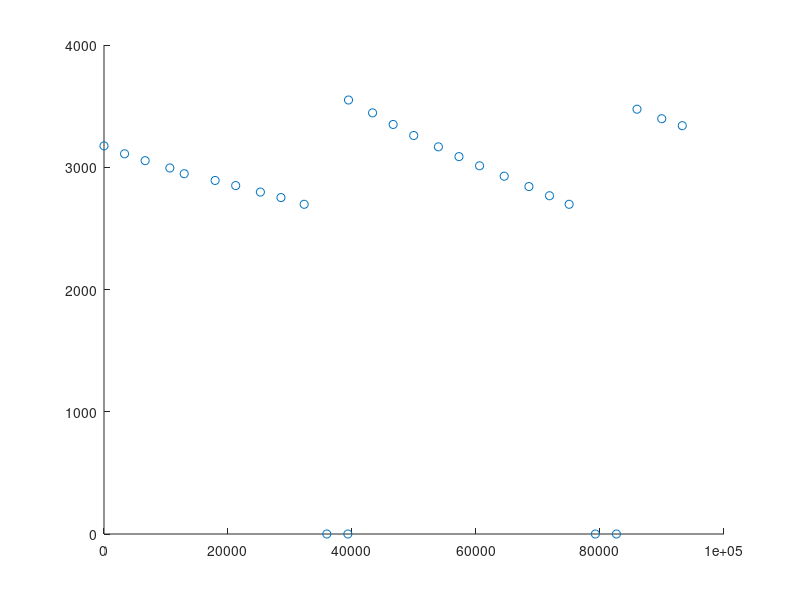

MATLAB code to generate this figure: (Note: this script raises an error after producing the figure.)
Time = [0, 3316, 6635, 10619, 12937, 17921, 21240, 25223, 28543, 32284, 35932, 39332, 39435, 43318, 46636, 49953, 53936, 57254, 60574, 64554, 68535, 71854, 75021, 79254, 82649, 85968, 89953, 93270];
Level = [3175, 3110, 3054, 2994, 2947, 2892, 2850, 2797, 2752, 2697, 0, 0, 3550, 3445, 3350, 3260, 3167, 3087, 3012, 2927, 2842, 2767, 2697, 0, 0, 3475, 3397, 3340];
scatter(Time, Level)

x = linspace(0,50)

%definitely needs some refinement - wondering if we need to somehow feed in
%time to this...
%funct1 has the right shape, just want it to be periodic

funct = @(x) (heaviside(35-x)).*cos(x);
funct1 = @(x) (heaviside(35-x)-heaviside(27-x)).*exp(-x)*2*10^(12);
plot(x, funct(x)+funct1(x))
figure;
plot(x, funct1(x))

% xprime = @(x,y) a*x-b*x*y;
% yprime = @(x,y) h*x*y-k*y;

